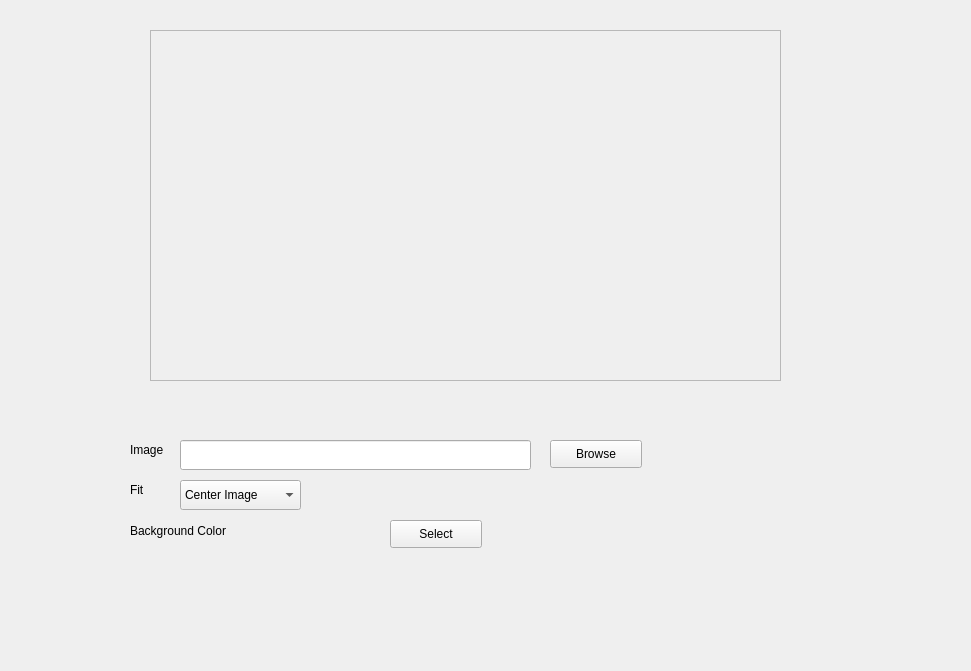
<?xml version="1.0" encoding="UTF-8"?>
<ui version="4.0">
 <class>MainWindow</class>
 <widget class="QMainWindow" name="MainWindow">
  <property name="geometry">
   <rect>
    <x>0</x>
    <y>0</y>
    <width>971</width>
    <height>671</height>
   </rect>
  </property>
  <property name="windowTitle">
   <string>MainWindow</string>
  </property>
  <widget class="QWidget" name="central_widget">
   <widget class="QFrame" name="monitor_frame">
    <property name="geometry">
     <rect>
      <x>150</x>
      <y>30</y>
      <width>631</width>
      <height>351</height>
     </rect>
    </property>
    <property name="frameShape">
     <enum>QFrame::StyledPanel</enum>
    </property>
    <property name="frameShadow">
     <enum>QFrame::Raised</enum>
    </property>
   </widget>
   <widget class="QWidget" name="options_widget" native="true">
    <property name="geometry">
     <rect>
      <x>120</x>
      <y>430</y>
      <width>641</width>
      <height>151</height>
     </rect>
    </property>
    <widget class="QLineEdit" name="file_edit">
     <property name="geometry">
      <rect>
       <x>60</x>
       <y>10</y>
       <width>351</width>
       <height>30</height>
      </rect>
     </property>
    </widget>
    <widget class="QComboBox" name="fit_select">
     <property name="geometry">
      <rect>
       <x>60</x>
       <y>50</y>
       <width>121</width>
       <height>30</height>
      </rect>
     </property>
     <item>
      <property name="text">
       <string>Center Image</string>
      </property>
     </item>
     <item>
      <property name="text">
       <string>Stretch (ignore aspect ratio)</string>
      </property>
     </item>
     <item>
      <property name="text">
       <string>Overstretch</string>
      </property>
     </item>
     <item>
      <property name="text">
       <string>Understretch</string>
      </property>
     </item>
    </widget>
    <widget class="QLabel" name="image_label">
     <property name="geometry">
      <rect>
       <x>10</x>
       <y>10</y>
       <width>66</width>
       <height>20</height>
      </rect>
     </property>
     <property name="text">
      <string>Image</string>
     </property>
    </widget>
    <widget class="QLabel" name="git_label">
     <property name="geometry">
      <rect>
       <x>10</x>
       <y>50</y>
       <width>66</width>
       <height>20</height>
      </rect>
     </property>
     <property name="text">
      <string>Fit</string>
     </property>
    </widget>
    <widget class="QPushButton" name="file_browse_button">
     <property name="geometry">
      <rect>
       <x>430</x>
       <y>10</y>
       <width>92</width>
       <height>28</height>
      </rect>
     </property>
     <property name="text">
      <string>Browse</string>
     </property>
    </widget>
    <widget class="QLabel" name="background_color_label">
     <property name="geometry">
      <rect>
       <x>10</x>
       <y>90</y>
       <width>131</width>
       <height>21</height>
      </rect>
     </property>
     <property name="text">
      <string>Background Color</string>
     </property>
    </widget>
    <widget class="QPushButton" name="color_select_button">
     <property name="geometry">
      <rect>
       <x>270</x>
       <y>90</y>
       <width>92</width>
       <height>28</height>
      </rect>
     </property>
     <property name="text">
      <string>Select</string>
     </property>
    </widget>
   </widget>
   <zorder>options_widget</zorder>
   <zorder>monitor_frame</zorder>
  </widget>
 </widget>
 <resources/>
 <connections/>
</ui>
